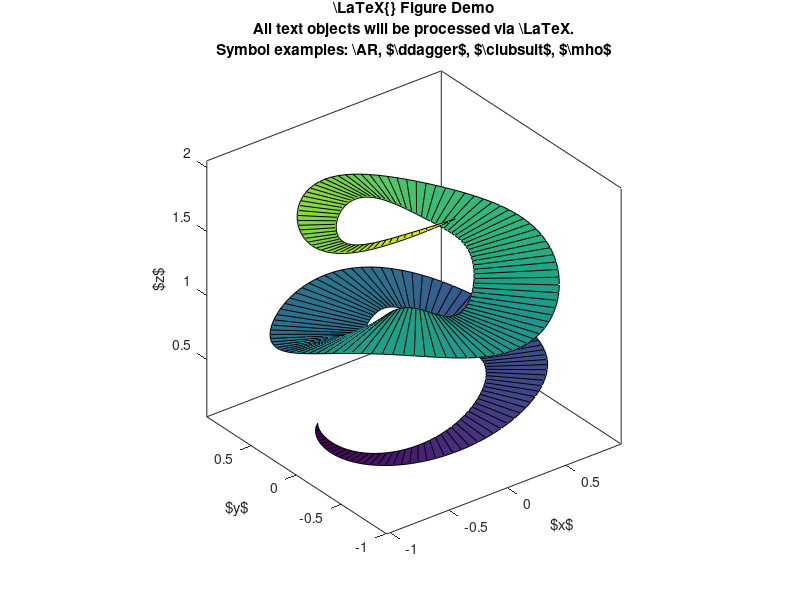

MATLAB code for this plot: (Note: this script raises an error after producing the figure.)
clear
clc

% Examples and test cases for the latex_fig program

%%%%%%%%%%%%%%%%%%%%%%%%%%%%%%%%%%%%%%%%%%%%%%%%%%%%%%%%%%%%%%%%%%%%%%%%%%%
%%%                  3d surface plot with transparency                  %%%
%%%       This is a good case to use some rasterized plot objects       %%%
%%%%%%%%%%%%%%%%%%%%%%%%%%%%%%%%%%%%%%%%%%%%%%%%%%%%%%%%%%%%%%%%%%%%%%%%%%%

%create an interesting randomized corkscrew surface:
R1 = 0.35; R2 = 1; N=200; NN=2.33;
theta0 = rand*2*pi;
theta = linspace(theta0,theta0+NN*2*pi,N);
x1 = ((R1+R2)/2-(R2-R1)/2*sin((theta(:)-theta0)/2/NN)).*cos(theta(:));
y1 = ((R1+R2)/2-(R2-R1)/2*sin((theta(:)-theta0)/2/NN)).*sin(theta(:));
x2 = ((R1+R2)/2+(R2-R1)/2*sin((theta(:)-theta0)/2/NN)).*cos(theta(:));
y2 = ((R1+R2)/2+(R2-R1)/2*sin((theta(:)-theta0)/2/NN)).*sin(theta(:));
z = linspace(0,2,N)';
% z = zeros(size(theta(:)));
for i=1:7
    z = z+(rand-.5)/10*sin(i*theta(:)/NN)+(rand-.5)/10*cos(i*theta(:)/NN);
end

figure(1)
clf

% Set the default interpreter to 'none' to avoid warnings
%  from matlab's TeX interpreter
set(1,'DefaultTextInterpreter','none');
set(1,'position',[100 100 560 420]); %ensure consistent sizing
h = surf([x1 x2],[y1 y2],[z z],[z z]);
xlabel('$x$')
ylabel('$y$')
zlabel('$z$')
title({'\LaTeX{} Figure Demo','All text objects will be processed via \LaTeX.', ...
       'Symbol examples: \AR, $\ddagger$, $\clubsuit$, $\mho$'})

axis equal
box on
grid off
alpha(.8)
camlight %('headlight')
material shiny
shading interp
view(3)

latex_fig( 1, 'outfile1','-pdf','-png','-jpg','-tiff','-eps', ...
           '-transparent',...
           '-rasterize', h, ...
           '-r150', ...
           '-latexpackages', {'\usepackage{amssymb}','\usepackage{ar}'}, ...
           '-crop', [.17 .05 .63 1.0] )

%%%%%%%%%%%%%%%%%%%%%%%%%%%%%%%%%%%%%%%%%%%%%%%%%%%%%%%%%%%%%%%%%%%%%%%%%%%
%%%             A simple 2D line plot, no rasterized objecs             %%%
%%%%%%%%%%%%%%%%%%%%%%%%%%%%%%%%%%%%%%%%%%%%%%%%%%%%%%%%%%%%%%%%%%%%%%%%%%%

x = linspace(0,2*pi);

figure(2)
clf
set(2,'DefaultTextInterpreter','none');
set(2,'position',[100 100 560 420]);
hold on
plot(x,sin(x),'k-','linewidth',2)
plot(x,sin(x).*cos(x),'k--','linewidth',2)
plot(x,sin(3*x),'k:','linewidth',2)
legend('$\sin(x)$','$\sin(x)\cos(x)$','$\sin(3x)$')
xlabel('$\theta$')
title('Some trigonometric functions')

latex_fig( 2, 'outfile2','-pdf','-png','-jpg','-tiff','-eps', ...
           '-transparent','-r300','-q80','-autocrop')

%%%%%%%%%%%%%%%%%%%%%%%%%%%%%%%%%%%%%%%%%%%%%%%%%%%%%%%%%%%%%%%%%%%%%%%%%%%
%%%          A 2D filled contour plot with rasterized contours          %%%
%%%%%%%%%%%%%%%%%%%%%%%%%%%%%%%%%%%%%%%%%%%%%%%%%%%%%%%%%%%%%%%%%%%%%%%%%%%

x = linspace(0,2*pi,200);
y = linspace(0,pi,200);
[x y] = meshgrid(x,y);
z = sin(2*x).*sin(2*y);

figure(3)
clf
set(3,'DefaultTextInterpreter','none');
set(3,'position',[100 100 560 320]);
[~,h]=contourf(x/pi,y/pi,z,50,'linestyle','none');
axis equal
axis tight
xlabel('$x/\pi$')
ylabel('$y/\pi$')
colorbar
text(.5,.5,{'There sure is','a lot going','on in this plot!'})

latex_fig( 3, 'outfile3','-pdf','-png','-jpg','-tiff','-eps', ...
           '-transparent','-r300','-q80','-autocrop','-rasterize',h)

%%%%%%%%%%%%%%%%%%%%%%%%%%%%%%%%%%%%%%%%%%%%%%%%%%%%%%%%%%%%%%%%%%%%%%%%%%%
%%%        A more complex plot with multiple axes, colorbar, etc        %%%
%%%%%%%%%%%%%%%%%%%%%%%%%%%%%%%%%%%%%%%%%%%%%%%%%%%%%%%%%%%%%%%%%%%%%%%%%%%

%create an interesting randomized corkscrew surface:
R1 = 0.35; R2 = 1; N=200; NN=2.33;
theta0 = rand*2*pi;
theta = linspace(theta0,theta0+NN*2*pi,N);
x1 = ((R1+R2)/2-(R2-R1)/2*sin((theta(:)-theta0)/2/NN)).*cos(theta(:));
y1 = ((R1+R2)/2-(R2-R1)/2*sin((theta(:)-theta0)/2/NN)).*sin(theta(:));
x2 = ((R1+R2)/2+(R2-R1)/2*sin((theta(:)-theta0)/2/NN)).*cos(theta(:));
y2 = ((R1+R2)/2+(R2-R1)/2*sin((theta(:)-theta0)/2/NN)).*sin(theta(:));
z = linspace(0,2,N)';
% z = zeros(size(theta(:)));
for i=1:7
    z = z+(rand-.5)/10*sin(i*theta(:)/NN)+(rand-.5)/10*cos(i*theta(:)/NN);
end

figure(4)
clf

set(4,'DefaultTextInterpreter','none');
set(4,'position',[100 100 560 420],'color','w');

theta = linspace(0,pi/2,1000);
r0 = 1;
plot((1+.05*cos(15*theta)).*cos(theta),(1+.05*cos(15*theta)).*sin(theta),'linewidth',2)
legend('Squiggly curve')
axis([0 1.07 0 1.07])
set(gca,'xtick',[],'ytick',[],'color',[.8 .8 1],'box','off')

axes('position',[.05 .05 .5 .5])
h = surf([x1 x2],[y1 y2],[z z],[z z]);
text(-.7,-1,1.5,{'There sure is','a lot going','on in this plot!'})
xlabel('$x$')
ylabel('$y$')
zlabel('$z$')
title({'\LaTeX{} Figure Demo','All text objects will be processed via \LaTeX.', ...
       'Symbol examples: \AR, $\ddagger$, $\clubsuit$, $\mho$'})

axis equal
box on
grid off
alpha(.8)
camlight %('headlight')
material shiny
shading interp
colorbar
view(3)


latex_fig( 4, 'outfile4','-pdf','-png','-jpg','-tiff','-eps', ...
           '-rasterize', h, ...
           '-r150', ...
           '-latexpackages', {'\usepackage{amssymb}','\usepackage{ar}'} )
